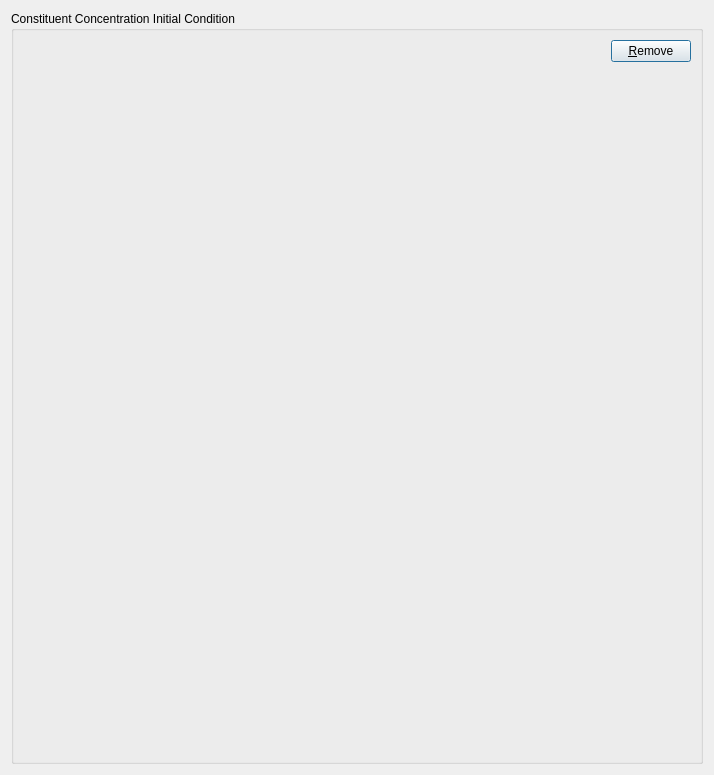
<?xml version="1.0" encoding="UTF-8"?>
<ui version="4.0">
 <class>ConstituentWindow</class>
 <widget class="QDialog" name="ConstituentWindow">
  <property name="windowModality">
   <enum>Qt::WindowModal</enum>
  </property>
  <property name="geometry">
   <rect>
    <x>0</x>
    <y>0</y>
    <width>714</width>
    <height>775</height>
   </rect>
  </property>
  <property name="windowTitle">
   <string>Dialog</string>
  </property>
  <layout class="QHBoxLayout" name="horizontalLayout_4">
   <item>
    <widget class="QGroupBox" name="groupBox">
     <property name="sizePolicy">
      <sizepolicy hsizetype="Expanding" vsizetype="Expanding">
       <horstretch>0</horstretch>
       <verstretch>0</verstretch>
      </sizepolicy>
     </property>
     <property name="autoFillBackground">
      <bool>false</bool>
     </property>
     <property name="title">
      <string>Constituent Concentration Initial Condition</string>
     </property>
     <layout class="QVBoxLayout" name="verticalLayout_3">
      <item>
       <layout class="QVBoxLayout" name="verticalLayout">
        <item>
         <layout class="QHBoxLayout" name="horizontalLayout">
          <item>
           <spacer name="horizontalSpacer">
            <property name="orientation">
             <enum>Qt::Horizontal</enum>
            </property>
            <property name="sizeHint" stdset="0">
             <size>
              <width>32</width>
              <height>20</height>
             </size>
            </property>
           </spacer>
          </item>
          <item>
           <widget class="QPushButton" name="pushButton">
            <property name="text">
             <string>&amp;Remove</string>
            </property>
           </widget>
          </item>
         </layout>
        </item>
       </layout>
      </item>
      <item>
       <layout class="QVBoxLayout" name="verticalLayout_2">
        <item>
         <layout class="QHBoxLayout" name="horizontalLayout_3"/>
        </item>
        <item>
         <spacer name="verticalSpacer">
          <property name="orientation">
           <enum>Qt::Vertical</enum>
          </property>
          <property name="sizeHint" stdset="0">
           <size>
            <width>20</width>
            <height>40</height>
           </size>
          </property>
         </spacer>
        </item>
       </layout>
      </item>
     </layout>
    </widget>
   </item>
  </layout>
  <action name="action_Remove">
   <property name="text">
    <string>&amp;Remove</string>
   </property>
  </action>
 </widget>
 <resources/>
 <connections/>
</ui>
